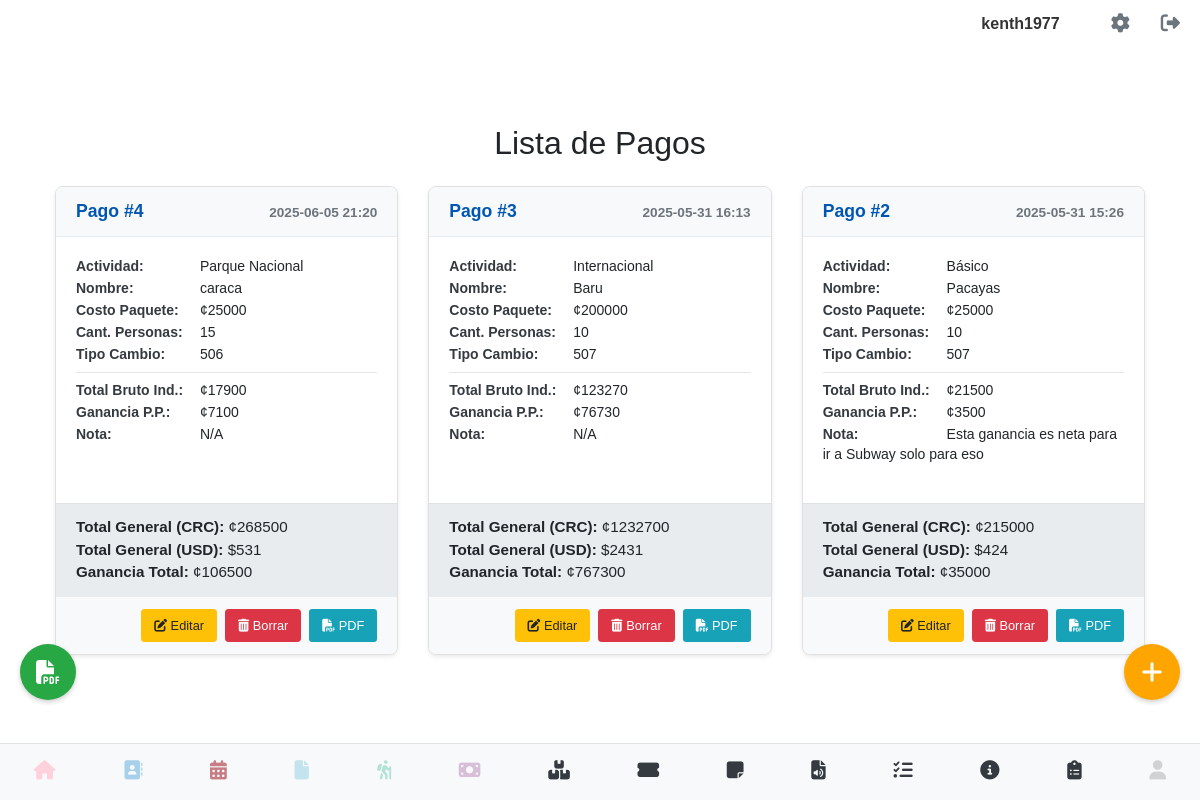
Screenshot of /ver_pagos (signed in) with the database file from the repository.
### models.py (models this page shows, shortened)
class User(UserMixin, db.Model):
    __tablename__ = 'users' # Nombre de la tabla es 'users'
    id = db.Column(db.Integer, primary_key=True)
    username = db.Column(db.String(80), unique=True, nullable=False)
    email = db.Column(db.String(120), unique=True, nullable=False)
    cedula = db.Column(db.String(20), unique=True, nullable=False)
    telefono = db.Column(db.String(20), nullable=False)
    password_hash = db.Column(db.String(128))
    image_filename = db.Column(db.String(255), nullable=True)
    @property
    def is_authenticated(self):
        return True

### pagos.py (models this page shows, shortened)
class Pago(db.Model):
    __tablename__ = 'pagos'
    id = db.Column(db.Integer, primary_key=True)
    usuario_id = db.Column(db.Integer, db.ForeignKey('users.id'), nullable=False)
    usuario = db.relationship('User', backref=db.backref('pagos', lazy=True))
    fecha_registro = db.Column(db.DateTime, default=datetime.utcnow)
    tipo_cambio = db.Column(db.Integer, nullable=False)
    actividad = db.Column(db.String(100), nullable=False)
    nombre_actividad = db.Column(db.String(255), nullable=False)
    costo_paquete = db.Column(db.Integer, nullable=False)
    cantidad_personas = db.Column(db.Integer, nullable=False)
    costo_busetas = db.Column(db.Integer, nullable=True, default=0)
    costo_lanchas_transporte = db.Column(db.Integer, nullable=True, default=0)
    costo_otro_transporte = db.Column(db.Integer, nullable=True, default=0)
    costo_aerolinea = db.Column(db.Integer, nullable=True, default=0)
    costo_guia = db.Column(db.Integer, nullable=True, default=0)
    costo_entrada = db.Column(db.Integer, nullable=True, default=0)
    costo_parqueo = db.Column(db.Integer, nullable=True, default=0)
    costo_lancha_grupal = db.Column(db.Integer, nullable=True, default=0)
    costo_alquiler_local = db.Column(db.Integer, nullable=True, default=0)
    costo_estadia = db.Column(db.Integer, nullable=True, default=0)
    costo_bano_duchas = db.Column(db.Integer, nullable=True, default=0)
    costo_impuestos = db.Column(db.Integer, nullable=True, default=0)
    costo_desayuno = db.Column(db.Integer, nullable=True, default=0)
    costo_almuerzo = db.Column(db.Integer, nullable=True, default=0)
    costo_cafe = db.Column(db.Integer, nullable=True, default=0)
    costo_cena = db.Column(db.Integer, nullable=True, default=0)
    costo_refrigerio = db.Column(db.Integer, nullable=True, default=0)
    costo_certificados = db.Column(db.Integer, nullable=True, default=0)
    costo_reconocimientos = db.Column(db.Integer, nullable=True, default=0)
    nota = db.Column(db.Text, nullable=True)
    @property
    def total_costos_transporte(self):
        total = (self.costo_busetas or 0) + \
                (self.costo_lanchas_transporte or 0) + \
                (self.costo_otro_transporte or 0) + \
                (self.costo_aerolinea or 0)
        return round(total / self.cantidad_personas) if self.cantidad_personas else 0
    @property
    def total_costos_grupales(self):
        total = (self.costo_guia or 0) + \
                (self.costo_entrada or 0) + \
                (self.costo_parqueo or 0) + \
                (self.costo_lancha_grupal or 0) + \
                (self.costo_alquiler_local or 0) + \
                (self.costo_estadia or 0)
        return round(total / self.cantidad_personas) if self.cantidad_personas and total > 0 else 0
    @property
    def total_costos_individuales(self):
        return (self.costo_bano_duchas or 0) + \
               (self.costo_impuestos or 0) + \
               (self.costo_desayuno or 0) + \
               (self.costo_almuerzo or 0) + \
               (self.costo_cafe or 0) + \
               (self.costo_cena or 0) + \
               (self.costo_refrigerio or 0) + \
               (self.costo_certificados or 0) + \
               (self.costo_reconocimientos or 0)
    @property
    def total_bruto_individual(self):
        return self.total_costos_transporte + \
               self.total_costos_grupales + \
               self.total_costos_individuales
    @property
    def total_bruto_general_colones(self):
        return self.total_bruto_individual * self.cantidad_personas
    @property
    def total_bruto_general_dolar(self):
        return round(self.total_bruto_general_colones / self.tipo_cambio) if self.tipo_cambio else 0
    @property
    def total_ganancia_pp(self):
        return self.costo_paquete - self.total_bruto_individual
    @property
    def total_ganancia_general(self):
        return self.total_ganancia_pp * self.cantidad_personas if self.cantidad_personas else 0

### pagos.py (the view)
@pagos_bp.route('/ver_pagos')
@login_required
def ver_pagos():
    pagos = Pago.query.filter_by(usuario_id=current_user.id).order_by(Pago.fecha_registro.desc()).all()
    return render_template('ver_pagos.html', pagos=pagos, generate_csrf=generate_csrf)

### app.py (called while the page is built)
@login_manager.user_loader
def load_user(user_id):
    return User.query.get(int(user_id))

### templates/ver_pagos.html (shortened to what this page needs)
{% extends 'base.html' %}
{% block content %}
<div class="container mt-4">
    <h2 class="mb-4 text-center">Lista de Pagos</h2>
    {% if pagos %}
    <div class="row row-cols-1 row-cols-md-2 row-cols-lg-3 g-4">
        {% for pago in pagos %}
        <div class="col">
            <div class="card h-100 payment-card">
                <div class="card-header payment-card-header">
                    <h5 class="payment-card-title">Pago #{{ pago.id }}</h5>
                    <span class="payment-card-subtitle">{{ pago.fecha_registro.strftime('%Y-%m-%d %H:%M') }}</span>
                </div>
                <div class="card-body">
                    <p class="payment-detail"><strong>Actividad:</strong> {{ pago.actividad }}</p>
                    <p class="payment-detail"><strong>Nombre:</strong> {{ pago.nombre_actividad }}</p>
                    <p class="payment-detail"><strong>Costo Paquete:</strong> ¢{{ pago.costo_paquete }}</p>
                    <p class="payment-detail"><strong>Cant. Personas:</strong> {{ pago.cantidad_personas }}</p>
                    <p class="payment-detail"><strong>Tipo Cambio:</strong> {{ pago.tipo_cambio }}</p>
                    <hr class="my-2">
                    <p class="payment-detail"><strong>Total Bruto Ind.:</strong> ¢{{ pago.total_bruto_individual }}</p>
                    <p class="payment-detail"><strong>Ganancia P.P.:</strong> ¢{{ pago.total_ganancia_pp }}</p>
                    <p class="payment-detail"><strong>Nota:</strong> {{ pago.nota or 'N/A' }}</p>
                </div>
                <div class="payment-summary">
                    <p class="mb-0"><strong>Total General (CRC):</strong> ¢{{ pago.total_bruto_general_colones }}</p>
                    <p class="mb-0"><strong>Total General (USD):</strong> ${{ pago.total_bruto_general_dolar }}</p>
                    <p class="mb-0"><strong>Ganancia Total:</strong> ¢{{ pago.total_ganancia_general }}</p>
                </div>
                <div class="payment-actions">
                    <a href="{{ url_for('pagos.editar_pagos', id=pago.id) }}" class="btn btn-sm btn-warning">
                        <i class="fas fa-edit"></i> Editar
                    </a>
                    <form action="{{ url_for('pagos.borrar_pagos', id=pago.id) }}" method="POST" class="d-inline" onsubmit="return confirm('¿Estás seguro de que quieres borrar este pago?');">
                        <button type="submit" class="btn btn-sm btn-danger">
                            <i class="fas fa-trash-alt"></i> Borrar
                        </button>
                    </form>
                    <a href="{{ url_for('pagos.exportar_pago_individual_pdf', pago_id=pago.id) }}" class="btn btn-sm btn-export-individual-pdf">
                        <i class="fas fa-file-pdf"></i> PDF
                    </a>
                </div>
            </div>
        </div>
        {% endfor %}
    </div>
    {% else %}
    <div class="alert alert-info text-center" role="alert">
        No hay pagos registrados aún. ¡Crea uno nuevo!
    </div>
    {% endif %}
</div>
<a href="{{ url_for('pagos.crear_pagos') }}" class="floating-action-button">
    <i class="fas fa-plus"></i>
</a>
<a href="{{ url_for('pagos.exportar_pagos_pdf') }}" class="export-pdf-button-general">
    <i class="fas fa-file-pdf"></i>
</a>
{% endblock %}

### templates/base.html (shortened to what this page needs)
<!DOCTYPE html>
<html lang="es">
<head>
    <link rel="stylesheet" type="text/css" href="{{ url_for('static', filename='css/main.css') }}">
    <link rel="stylesheet" href="https://cdn.jsdelivr.net/npm/sweetalert2@11/dist/sweetalert2.min.css">
</head>
<body>
    <div class="contactos-container">
    {% if current_user.is_authenticated %}
        <div class="top-right">
            <span class="username-display">{{ current_user.username }}</span>
            <a href="{{ url_for('perfil') }}" class="gear-icon"><i class="fas fa-cog"></i></a>
            <a href="{{ url_for('logout') }}" class="logout-icon"><i class="fas fa-sign-out-alt"></i></a>
        </div>
    {% endif %}
</div>
<div class="container-block">
    {% block content %}
    {% endblock %}
</div>
{% include "navbar.html" %}
</body>
</html>

### static/css/base.css (style rules this page uses)
body { font-family: sans-serif; margin: 0; }
.container-block { margin-top:80px; padding: 20px; }
.top-right { position: absolute; top: 10px; right: 20px; display: flex; align-items: center; }
.gear-icon, .logout-icon { font-size: 24px; text-decoration: none; color: #333; margin-left: 15px; }
.username-display { margin-right: 20px; font-weight: bold; color: #333; }

### static/css/perfil.css (style rules this page uses)
body { font-family: sans-serif; margin: 20px; }

### static/css/listar_contacto.css (style rules this page uses)
.contactos-container { font-family: Arial, sans-serif; color: #333; }
.contactos-container .top-right { display: flex; justify-content: flex-end; align-items: center; gap: 1rem; padding-bottom: 1rem; }
.contactos-container .username-display { font-weight: bold; }
.contactos-container .gear-icon, .contactos-container .logout-icon { color: #6c757d; font-size: 1.2rem; text-decoration: none; }

### templates/ver_pagos.html (style rules this page uses)
.floating-action-button { position: fixed !important; bottom: 100px !important; right: 20px !important; background-color: orange !important; color: white !important; border-radius: 50% !important; width: 56px !important; height: 56px !important; display: flex !important; justify-content: center !important; align-items: center !important; font-size: 24px !important; box-shadow: 0 2px 5px rgba(0, 0, 0, 0.2) !important; z-index: 9999 !important; text-decoration: none !important; }
.payment-card { border: 1px solid #e0e0e0; border-radius: 0.5rem; box-shadow: 0 2px 4px rgba(0, 0, 0, 0.08); transition: transform 0.2s ease-in-out, box-shadow 0.2s ease-in-out; background-color: #ffffff; overflow: hidden; }
.payment-card-header { background-color: #f8f9fa; padding: 0.75rem 1.25rem; border-bottom: 1px solid #e9ecef; font-weight: bold; color: #343a40; display: flex; justify-content: space-between; align-items: center; }
.payment-card-title { font-size: 1.1rem; font-weight: bold; color: #0056b3; margin-bottom: 0; }
.payment-card-subtitle { font-size: 0.85rem; color: #6c757d; margin-top: 0.25rem; }
.payment-detail { font-size: 0.875rem; margin-bottom: 0.15rem; line-height: 1.4; }
.payment-detail strong { color: #343a40; min-width: 120px; display: inline-block; }
.payment-summary { background-color: #e9ecef; padding: 0.75rem 1.25rem; border-top: 1px solid #dee2e6; margin-top: 1rem; font-size: 0.95rem; }
.payment-summary p { margin-bottom: 0.2rem; }
.payment-summary strong { color: #212529; }
.payment-actions { padding: 0.75rem 1.25rem; border-top: 1px solid #e9ecef; background-color: #f8f9fa; display: flex; justify-content: flex-end; gap: 0.5rem; }
.payment-actions .btn { font-size: 0.8rem; padding: 0.375rem 0.75rem; }
.export-pdf-button-general { position: fixed !important; bottom: 100px !important; left: 20px !important; background-color: #28a745 !important; color: white !important; border-radius: 50% !important; width: 56px !important; height: 56px !important; display: flex !important; justify-content: center !important; align-items: center !important; font-size: 24px !important; box-shadow: 0 2px 5px rgba(0, 0, 0, 0.2) !important; z-index: 9999 !important; text-decoration: none !important; }
.btn-export-individual-pdf { background-color: #17a2b8; color: white; }

### rows the page displays
User: username "kenth1977"
Pago: id "4", fecha_registro "2025-06-05 21:20", actividad "Parque Nacional", nombre_actividad "caraca", costo_paquete "25000", cantidad_personas "15", tipo_cambio "506", total_bruto_individual "17900", total_ganancia_pp "7100", nota "N/A", total_bruto_general_colones "268500", total_bruto_general_dolar "531", total_ganancia_general "106500"
Pago: id "3", fecha_registro "2025-05-31 16:13", actividad "Internacional", nombre_actividad "Baru", costo_paquete "200000", cantidad_personas "10", tipo_cambio "507", total_bruto_individual "123270", total_ganancia_pp "76730", nota "N/A", total_bruto_general_colones "1232700", total_bruto_general_dolar "2431", total_ganancia_general "767300"
Pago: id "2", fecha_registro "2025-05-31 15:26", actividad "Básico", nombre_actividad "Pacayas", costo_paquete "25000", cantidad_personas "10", tipo_cambio "507", total_bruto_individual "21500", total_ganancia_pp "3500", nota "Esta ganancia es neta para ir a Subway solo para eso", total_bruto_general_colones "215000", total_bruto_general_dolar "424", total_ganancia_general "35000"
